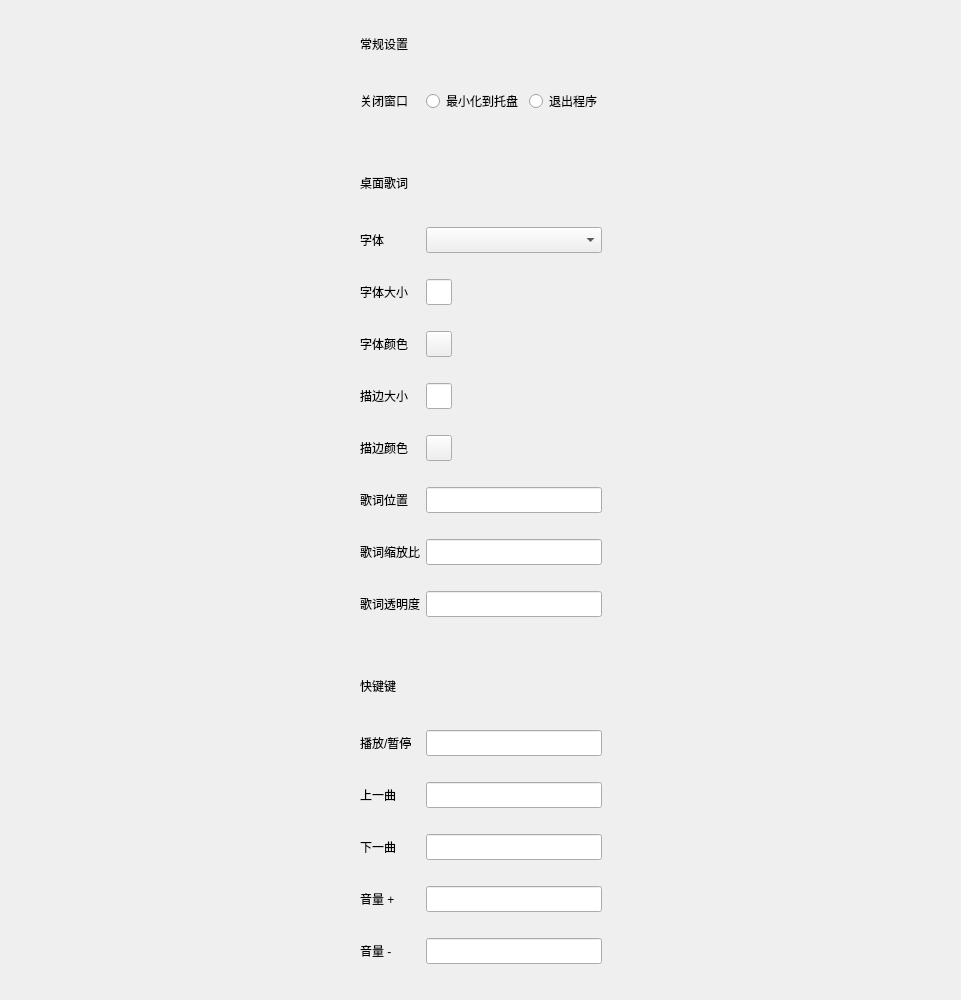
                 <widget class="QWidget" name="scrollAreaWidgetContents">
                  <property name="geometry">
                   <rect>
                    <x>0</x>
                    <y>0</y>
                    <width>961</width>
                    <height>1000</height>
                   </rect>
                  </property>
                  <property name="minimumSize">
                   <size>
                    <width>0</width>
                    <height>1000</height>
                   </size>
                  </property>
                  <layout class="QHBoxLayout" name="horizontalLayout_12">
                   <item>
                    <spacer name="horizontalSpacer_18">
                     <property name="orientation">
                      <enum>Qt::Orientation::Horizontal</enum>
                     </property>
                     <property name="sizeHint" stdset="0">
                      <size>
                       <width>302</width>
                       <height>20</height>
                      </size>
                     </property>
                    </spacer>
                   </item>
                   <item>
                    <layout class="QHBoxLayout" name="horizontalLayout_11">
                     <item>
                      <layout class="QVBoxLayout" name="verticalLayout_5">
                       <item>
                        <layout class="QHBoxLayout" name="horizontalLayout_6">
                         <property name="bottomMargin">
                          <number>5</number>
                         </property>
                         <item>
                          <widget class="QLabel" name="label_2">
                           <property name="sizePolicy">
                            <sizepolicy hsizetype="Preferred" vsizetype="Fixed">
                             <horstretch>0</horstretch>
                             <verstretch>0</verstretch>
                            </sizepolicy>
                           </property>
                           <property name="minimumSize">
                            <size>
                             <width>0</width>
                             <height>26</height>
                            </size>
                           </property>
                           <property name="text">
                            <string>常规设置</string>
                           </property>
                          </widget>
                         </item>
                        </layout>
                       </item>
                       <item>
                        <widget class="QLabel" name="label_3">
                         <property name="sizePolicy">
                          <sizepolicy hsizetype="Preferred" vsizetype="Fixed">
                           <horstretch>0</horstretch>
                           <verstretch>0</verstretch>
                          </sizepolicy>
                         </property>
                         <property name="minimumSize">
                          <size>
                           <width>0</width>
                           <height>26</height>
                          </size>
                         </property>
                         <property name="text">
                          <string>关闭窗口</string>
                         </property>
                        </widget>
                       </item>
                       <item>
                        <layout class="QHBoxLayout" name="horizontalLayout_10">
                         <property name="topMargin">
                          <number>30</number>
                         </property>
                         <property name="bottomMargin">
                          <number>5</number>
                         </property>
                         <item>
                          <widget class="QLabel" name="label_4">
                           <property name="sizePolicy">
                            <sizepolicy hsizetype="Preferred" vsizetype="Fixed">
                             <horstretch>0</horstretch>
                             <verstretch>0</verstretch>
                            </sizepolicy>
                           </property>
                           <property name="minimumSize">
                            <size>
                             <width>0</width>
                             <height>26</height>
                            </size>
                           </property>
                           <property name="text">
                            <string>桌面歌词</string>
                           </property>
                          </widget>
                         </item>
                        </layout>
                       </item>
                       <item>
                        <widget class="QLabel" name="label_5">
                         <property name="sizePolicy">
                          <sizepolicy hsizetype="Preferred" vsizetype="Fixed">
                           <horstretch>0</horstretch>
                           <verstretch>0</verstretch>
                          </sizepolicy>
                         </property>
                         <property name="minimumSize">
                          <size>
                           <width>0</width>
                           <height>26</height>
                          </size>
                         </property>
                         <property name="text">
                          <string>字体</string>
                         </property>
                        </widget>
                       </item>
                       <item>
                        <widget class="QLabel" name="label_6">
                         <property name="sizePolicy">
                          <sizepolicy hsizetype="Preferred" vsizetype="Fixed">
                           <horstretch>0</horstretch>
                           <verstretch>0</verstretch>
                          </sizepolicy>
                         </property>
                         <property name="minimumSize">
                          <size>
                           <width>0</width>
                           <height>26</height>
                          </size>
                         </property>
                         <property name="text">
                          <string>字体大小</string>
                         </property>
                        </widget>
                       </item>
                       <item>
                        <widget class="QLabel" name="label_7">
                         <property name="sizePolicy">
                          <sizepolicy hsizetype="Preferred" vsizetype="Fixed">
                           <horstretch>0</horstretch>
                           <verstretch>0</verstretch>
                          </sizepolicy>
                         </property>
                         <property name="minimumSize">
                          <size>
                           <width>0</width>
                           <height>26</height>
                          </size>
                         </property>
                         <property name="text">
                          <string>字体颜色</string>
                         </property>
                        </widget>
                       </item>
                       <item>
                        <widget class="QLabel" name="label_8">
                         <property name="sizePolicy">
                          <sizepolicy hsizetype="Preferred" vsizetype="Fixed">
                           <horstretch>0</horstretch>
                           <verstretch>0</verstretch>
                          </sizepolicy>
                         </property>
                         <property name="minimumSize">
                          <size>
                           <width>0</width>
                           <height>26</height>
                          </size>
                         </property>
                         <property name="text">
                          <string>描边大小</string>
                         </property>
                        </widget>
                       </item>
                       <item>
                        <widget class="QLabel" name="label_9">
                         <property name="sizePolicy">
                          <sizepolicy hsizetype="Preferred" vsizetype="Fixed">
                           <horstretch>0</horstretch>
                           <verstretch>0</verstretch>
                          </sizepolicy>
                         </property>
                         <property name="minimumSize">
                          <size>
                           <width>0</width>
                           <height>26</height>
                          </size>
                         </property>
                         <property name="text">
                          <string>描边颜色</string>
                         </property>
                        </widget>
                       </item>
                       <item>
                        <widget class="QLabel" name="label_10">
                         <property name="sizePolicy">
                          <sizepolicy hsizetype="Preferred" vsizetype="Fixed">
                           <horstretch>0</horstretch>
                           <verstretch>0</verstretch>
                          </sizepolicy>
                         </property>
                         <property name="minimumSize">
                          <size>
                           <width>0</width>
                           <height>26</height>
                          </size>
                         </property>
                         <property name="text">
                          <string>歌词位置</string>
                         </property>
                        </widget>
                       </item>
                       <item>
                        <widget class="QLabel" name="label_12">
                         <property name="sizePolicy">
                          <sizepolicy hsizetype="Preferred" vsizetype="Fixed">
                           <horstretch>0</horstretch>
                           <verstretch>0</verstretch>
                          </sizepolicy>
                         </property>
                         <property name="minimumSize">
                          <size>
                           <width>0</width>
                           <height>26</height>
                          </size>
                         </property>
                         <property name="text">
                          <string>歌词缩放比</string>
                         </property>
                        </widget>
                       </item>
                       <item>
                        <widget class="QLabel" name="label_11">
                         <property name="sizePolicy">
                          <sizepolicy hsizetype="Preferred" vsizetype="Fixed">
                           <horstretch>0</horstretch>
                           <verstretch>0</verstretch>
                          </sizepolicy>
                         </property>
                         <property name="minimumSize">
                          <size>
                           <width>0</width>
                           <height>26</height>
                          </size>
                         </property>
                         <property name="text">
                          <string>歌词透明度</string>
                         </property>
                        </widget>
                       </item>
                       <item>
                        <layout class="QHBoxLayout" name="horizontalLayout_20">
                         <property name="topMargin">
                          <number>30</number>
                         </property>
                         <property name="bottomMargin">
                          <number>5</number>
                         </property>
                         <item>
                          <widget class="QLabel" name="label_13">
                           <property name="sizePolicy">
                            <sizepolicy hsizetype="Preferred" vsizetype="Fixed">
                             <horstretch>0</horstretch>
                             <verstretch>0</verstretch>
                            </sizepolicy>
                           </property>
                           <property name="minimumSize">
                            <size>
                             <width>0</width>
                             <height>26</height>
                            </size>
                           </property>
                           <property name="text">
                            <string>快键键</string>
                           </property>
                          </widget>
                         </item>
                        </layout>
                       </item>
                       <item>
                        <widget class="QLabel" name="label_14">
                         <property name="sizePolicy">
                          <sizepolicy hsizetype="Preferred" vsizetype="Fixed">
                           <horstretch>0</horstretch>
                           <verstretch>0</verstretch>
                          </sizepolicy>
                         </property>
                         <property name="minimumSize">
                          <size>
                           <width>0</width>
                           <height>26</height>
                          </size>
                         </property>
                         <property name="text">
                          <string>播放/暂停</string>
                         </property>
                        </widget>
                       </item>
                       <item>
                        <widget class="QLabel" name="label_15">
                         <property name="sizePolicy">
                          <sizepolicy hsizetype="Preferred" vsizetype="Fixed">
                           <horstretch>0</horstretch>
                           <verstretch>0</verstretch>
                          </sizepolicy>
                         </property>
                         <property name="minimumSize">
                          <size>
                           <width>0</width>
                           <height>26</height>
                          </size>
                         </property>
                         <property name="text">
                          <string>上一曲</string>
                         </property>
                        </widget>
                       </item>
                       <item>
                        <widget class="QLabel" name="label_16">
                         <property name="sizePolicy">
                          <sizepolicy hsizetype="Preferred" vsizetype="Fixed">
                           <horstretch>0</horstretch>
                           <verstretch>0</verstretch>
                          </sizepolicy>
                         </property>
                         <property name="minimumSize">
                          <size>
                           <width>0</width>
                           <height>26</height>
                          </size>
                         </property>
                         <property name="text">
                          <string>下一曲</string>
                         </property>
                        </widget>
                       </item>
                       <item>
                        <widget class="QLabel" name="label_17">
                         <property name="sizePolicy">
                          <sizepolicy hsizetype="Preferred" vsizetype="Fixed">
                           <horstretch>0</horstretch>
                           <verstretch>0</verstretch>
                          </sizepolicy>
                         </property>
                         <property name="minimumSize">
                          <size>
                           <width>0</width>
                           <height>26</height>
                          </size>
                         </property>
                         <property name="text">
                          <string>音量 +</string>
                         </property>
                        </widget>
                       </item>
                       <item>
                        <widget class="QLabel" name="label_18">
                         <property name="sizePolicy">
                          <sizepolicy hsizetype="Preferred" vsizetype="Fixed">
                           <horstretch>0</horstretch>
                           <verstretch>0</verstretch>
                          </sizepolicy>
                         </property>
                         <property name="minimumSize">
                          <size>
                           <width>0</width>
                           <height>26</height>
                          </size>
                         </property>
                         <property name="text">
                          <string>音量 -</string>
                         </property>
                        </widget>
                       </item>
                      </layout>
                     </item>
                     <item>
                      <layout class="QVBoxLayout" name="verticalLayout_6">
                       <item>
                        <layout class="QHBoxLayout" name="horizontalLayout_23">
                         <property name="bottomMargin">
                          <number>5</number>
                         </property>
                         <item>
                          <widget class="QLabel" name="label_21">
                           <property name="sizePolicy">
                            <sizepolicy hsizetype="Preferred" vsizetype="Fixed">
                             <horstretch>0</horstretch>
                             <verstretch>0</verstretch>
                            </sizepolicy>
                           </property>
                           <property name="minimumSize">
                            <size>
                             <width>0</width>
                             <height>26</height>
                            </size>
                           </property>
                           <property name="text">
                            <string/>
                           </property>
                          </widget>
                         </item>
                        </layout>
                       </item>
                       <item>
                        <layout class="QHBoxLayout" name="horizontalLayout_9">
                         <item>
                          <widget class="QRadioButton" name="minTrayRButton">
                           <property name="sizePolicy">
                            <sizepolicy hsizetype="Preferred" vsizetype="Fixed">
                             <horstretch>0</horstretch>
                             <verstretch>0</verstretch>
                            </sizepolicy>
                           </property>
                           <property name="minimumSize">
                            <size>
                             <width>0</width>
                             <height>26</height>
                            </size>
                           </property>
                           <property name="text">
                            <string>最小化到托盘</string>
                           </property>
                           <attribute name="buttonGroup">
                            <string notr="true">buttonGroup</string>
                           </attribute>
                          </widget>
                         </item>
                         <item>
                          <widget class="QRadioButton" name="quitRButton">
                           <property name="sizePolicy">
                            <sizepolicy hsizetype="Preferred" vsizetype="Fixed">
                             <horstretch>0</horstretch>
                             <verstretch>0</verstretch>
                            </sizepolicy>
                           </property>
                           <property name="minimumSize">
                            <size>
                             <width>0</width>
                             <height>26</height>
                            </size>
                           </property>
                           <property name="text">
                            <string>退出程序</string>
                           </property>
                           <attribute name="buttonGroup">
                            <string notr="true">buttonGroup</string>
                           </attribute>
                          </widget>
                         </item>
                        </layout>
                       </item>
                       <item>
                        <layout class="QHBoxLayout" name="horizontalLayout_22">
                         <property name="topMargin">
                          <number>30</number>
                         </property>
                         <property name="bottomMargin">
                          <number>5</number>
                         </property>
                         <item>
                          <widget class="QLabel" name="label_20">
                           <property name="sizePolicy">
                            <sizepolicy hsizetype="Preferred" vsizetype="Fixed">
                             <horstretch>0</horstretch>
                             <verstretch>0</verstretch>
                            </sizepolicy>
                           </property>
                           <property name="minimumSize">
                            <size>
                             <width>0</width>
                             <height>26</height>
                            </size>
                           </property>
                           <property name="text">
                            <string/>
                           </property>
                          </widget>
                         </item>
                        </layout>
                       </item>
                       <item>
                        <widget class="QComboBox" name="fontCBox">
                         <property name="sizePolicy">
                          <sizepolicy hsizetype="Preferred" vsizetype="Fixed">
                           <horstretch>0</horstretch>
                           <verstretch>0</verstretch>
                          </sizepolicy>
                         </property>
                         <property name="minimumSize">
                          <size>
                           <width>0</width>
                           <height>26</height>
                          </size>
                         </property>
                        </widget>
                       </item>
                       <item>
                        <widget class="QLineEdit" name="fontSizeLEdit">
                         <property name="sizePolicy">
                          <sizepolicy hsizetype="Fixed" vsizetype="Fixed">
                           <horstretch>0</horstretch>
                           <verstretch>0</verstretch>
                          </sizepolicy>
                         </property>
                         <property name="minimumSize">
                          <size>
                           <width>0</width>
                           <height>26</height>
                          </size>
                         </property>
                         <property name="maximumSize">
                          <size>
                           <width>26</width>
                           <height>16777215</height>
                          </size>
                         </property>
                        </widget>
                       </item>
                       <item>
                        <widget class="QPushButton" name="fontColorPButton">
                         <property name="sizePolicy">
                          <sizepolicy hsizetype="Fixed" vsizetype="Fixed">
                           <horstretch>0</horstretch>
                           <verstretch>0</verstretch>
                          </sizepolicy>
                         </property>
                         <property name="minimumSize">
                          <size>
                           <width>0</width>
                           <height>26</height>
                          </size>
                         </property>
                         <property name="maximumSize">
                          <size>
                           <width>26</width>
                           <height>16777215</height>
                          </size>
                         </property>
                         <property name="text">
                          <string/>
                         </property>
                        </widget>
                       </item>
                       <item>
                        <widget class="QLineEdit" name="strokeSizeLEdit">
                         <property name="sizePolicy">
                          <sizepolicy hsizetype="Fixed" vsizetype="Fixed">
                           <horstretch>0</horstretch>
                           <verstretch>0</verstretch>
                          </sizepolicy>
                         </property>
                         <property name="minimumSize">
                          <size>
                           <width>0</width>
                           <height>26</height>
                          </size>
                         </property>
                         <property name="maximumSize">
                          <size>
                           <width>26</width>
                           <height>16777215</height>
                          </size>
                         </property>
                        </widget>
                       </item>
                       <item>
                        <widget class="QPushButton" name="strokeColorPButton">
                         <property name="sizePolicy">
                          <sizepolicy hsizetype="Fixed" vsizetype="Fixed">
                           <horstretch>0</horstretch>
                           <verstretch>0</verstretch>
                          </sizepolicy>
                         </property>
                         <property name="minimumSize">
                          <size>
                           <width>0</width>
                           <height>26</height>
                          </size>
                         </property>
                         <property name="maximumSize">
                          <size>
                           <width>26</width>
                           <height>16777215</height>
                          </size>
                         </property>
                         <property name="text">
                          <string/>
                         </property>
                        </widget>
                       </item>
                       <item>
                        <widget class="QLineEdit" name="lyricPosLEdit">
                         <property name="sizePolicy">
                          <sizepolicy hsizetype="Preferred" vsizetype="Fixed">
                           <horstretch>0</horstretch>
                           <verstretch>0</verstretch>
                          </sizepolicy>
                         </property>
                         <property name="minimumSize">
                          <size>
                           <width>0</width>
                           <height>26</height>
                          </size>
                         </property>
                        </widget>
                       </item>
                       <item>
                        <widget class="QLineEdit" name="lyricScalesLEdit">
                         <property name="sizePolicy">
                          <sizepolicy hsizetype="Preferred" vsizetype="Fixed">
                           <horstretch>0</horstretch>
                           <verstretch>0</verstretch>
                          </sizepolicy>
                         </property>
                         <property name="minimumSize">
                          <size>
                           <width>0</width>
                           <height>26</height>
                          </size>
                         </property>
                        </widget>
                       </item>
                       <item>
                        <widget class="QLineEdit" name="lyricAlphaLEdit">
                         <property name="sizePolicy">
                          <sizepolicy hsizetype="Preferred" vsizetype="Fixed">
                           <horstretch>0</horstretch>
                           <verstretch>0</verstretch>
                          </sizepolicy>
                         </property>
                         <property name="minimumSize">
                          <size>
                           <width>0</width>
                           <height>26</height>
                          </size>
                         </property>
                        </widget>
                       </item>
                       <item>
                        <layout class="QHBoxLayout" name="horizontalLayout_21">
                         <property name="topMargin">
                          <number>30</number>
                         </property>
                         <property name="bottomMargin">
                          <number>5</number>
                         </property>
                         <item>
                          <widget class="QLabel" name="label_19">
                           <property name="sizePolicy">
                            <sizepolicy hsizetype="Preferred" vsizetype="Fixed">
                             <horstretch>0</horstretch>
                             <verstretch>0</verstretch>
                            </sizepolicy>
                           </property>
                           <property name="minimumSize">
                            <size>
                             <width>0</width>
                             <height>26</height>
                            </size>
                           </property>
                           <property name="text">
                            <string/>
                           </property>
                          </widget>
                         </item>
                        </layout>
                       </item>
                       <item>
                        <widget class="QLineEdit" name="playPauseKeyLEdit">
                         <property name="sizePolicy">
                          <sizepolicy hsizetype="Preferred" vsizetype="Fixed">
                           <horstretch>0</horstretch>
                           <verstretch>0</verstretch>
                          </sizepolicy>
                         </property>
                         <property name="minimumSize">
                          <size>
                           <width>0</width>
                           <height>26</height>
                          </size>
                         </property>
                        </widget>
                       </item>
                       <item>
                        <widget class="QLineEdit" name="pgupKeyLEdit">
                         <property name="sizePolicy">
                          <sizepolicy hsizetype="Preferred" vsizetype="Fixed">
                           <horstretch>0</horstretch>
                           <verstretch>0</verstretch>
                          </sizepolicy>
                         </property>
                         <property name="minimumSize">
                          <size>
                           <width>0</width>
                           <height>26</height>
                          </size>
                         </property>
                        </widget>
                       </item>
                       <item>
                        <widget class="QLineEdit" name="pgdnKeyLEdit">
                         <property name="sizePolicy">
                          <sizepolicy hsizetype="Preferred" vsizetype="Fixed">
                           <horstretch>0</horstretch>
                           <verstretch>0</verstretch>
                          </sizepolicy>
                         </property>
                         <property name="minimumSize">
                          <size>
                           <width>0</width>
                           <height>26</height>
                          </size>
                         </property>
                        </widget>
                       </item>
                       <item>
                        <widget class="QLineEdit" name="volumeUpKeyLEdit">
                         <property name="sizePolicy">
                          <sizepolicy hsizetype="Preferred" vsizetype="Fixed">
                           <horstretch>0</horstretch>
                           <verstretch>0</verstretch>
                          </sizepolicy>
                         </property>
                         <property name="minimumSize">
                          <size>
                           <width>0</width>
                           <height>26</height>
                          </size>
                         </property>
                        </widget>
                       </item>
                       <item>
                        <widget class="QLineEdit" name="volumeDnKeyLEdit">
                         <property name="sizePolicy">
                          <sizepolicy hsizetype="Preferred" vsizetype="Fixed">
                           <horstretch>0</horstretch>
                           <verstretch>0</verstretch>
                          </sizepolicy>
                         </property>
                         <property name="minimumSize">
                          <size>
                           <width>0</width>
                           <height>26</height>
                          </size>
                         </property>
                        </widget>
                       </item>
                      </layout>
                     </item>
                    </layout>
                   </item>
                   <item>
                    <spacer name="horizontalSpacer_19">
                     <property name="orientation">
                      <enum>Qt::Orientation::Horizontal</enum>
                     </property>
                     <property name="sizeHint" stdset="0">
                      <size>
                       <width>302</width>
                       <height>20</height>
                      </size>
                     </property>
                    </spacer>
                   </item>
                  </layout>
                 </widget>
